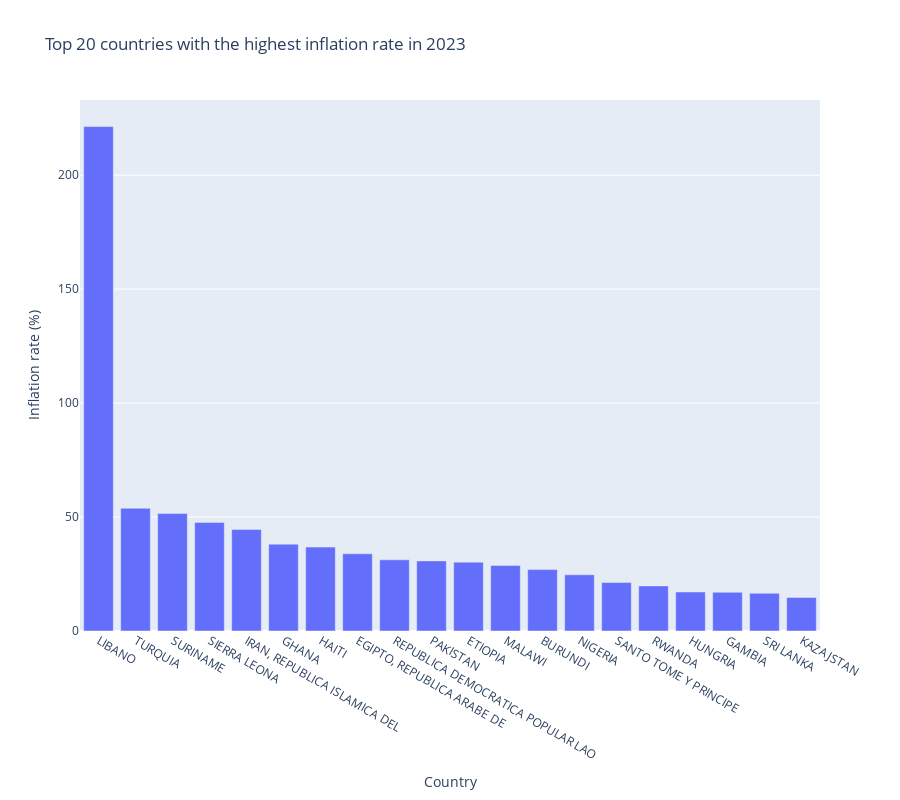

The notebook cell saved with this chart:
### Markdown cell above
# Top 20 countries with the highest inflation in 2023

### Code cell
fig = px.bar(df_inflation_top_2023,
             x='country_name',
             y='inflation_rate',
             height=height,
             orientation='v',
             title='Top 20 countries with the highest inflation rate in 2023',
             labels={'inflation_rate': 'Inflation rate (%)',
                     'country_name': 'Country'})

if kaggle:
    fig.show(renderer='iframe_connected')
else:
    fig.show()

### Figure 1 — Plotly figure (JSON) as saved in the notebook; plotly's stock layout.template omitted (floating-point values rounded to 4 significant figures)
{"data": [{"alignmentgroup": "True", "hovertemplate": "Country=%{x}<br>Inflation rate (%)=%{y}<extra></extra>", "legendgroup": "", "marker": {"color": "#636efa", "pattern": {"shape": ""}}, "name": "", "offsetgroup": "", "orientation": "v", "showlegend": false, "textposition": "auto", "type": "bar", "x": ["LIBANO", "TURQUIA", "SURINAME", "SIERRA LEONA", "IRAN, REPUBLICA ISLAMICA DEL", "GHANA", "HAITI", "EGIPTO, REPUBLICA ARABE DE", "REPUBLICA DEMOCRATICA POPULAR LAO", "PAKISTAN", "ETIOPIA", "MALAWI", "BURUNDI", "NIGERIA", "SANTO TOME Y PRINCIPE", "RWANDA", "HUNGRIA", "GAMBIA", "SRI LANKA", "KAZAJSTAN"], "xaxis": "x", "y": [221.3, 53.86, 51.59, 47.64, 44.58, 38.11, 36.81, 33.88, 31.23, 30.77, 30.22, 28.79, 26.94, 24.66, 21.26, 19.79, 17.12, 16.97, 16.54, 14.72], "yaxis": "y"}], "layout": {"barmode": "relative", "height": 800, "legend": {"tracegroupgap": 0}, "title": {"text": "Top 20 countries with the highest inflation rate in 2023"}, "xaxis": {"anchor": "y", "domain": [0, 1], "title": {"text": "Country"}}, "yaxis": {"anchor": "x", "domain": [0, 1], "title": {"text": "Inflation rate (%)"}}}}
